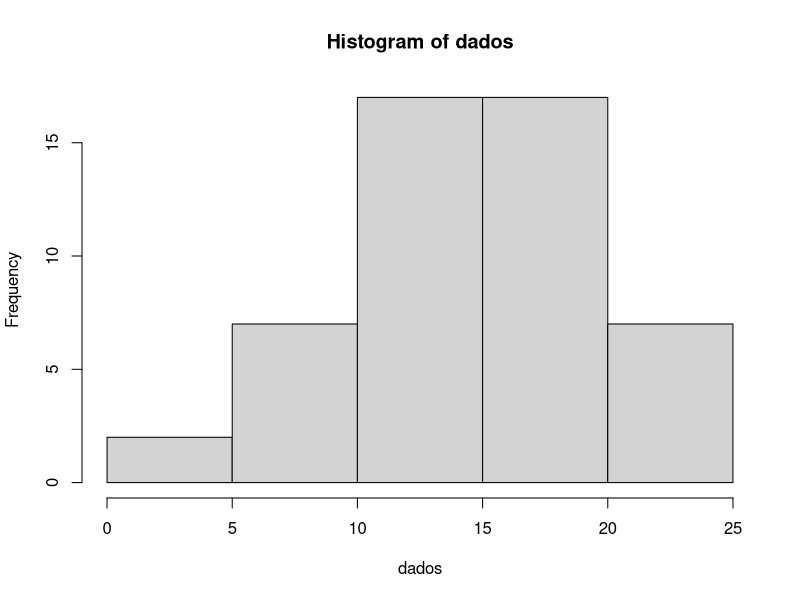
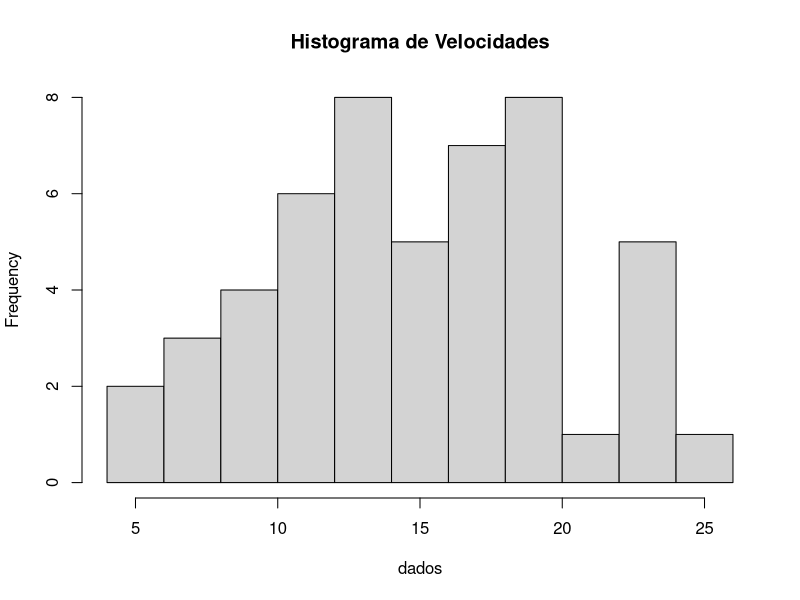
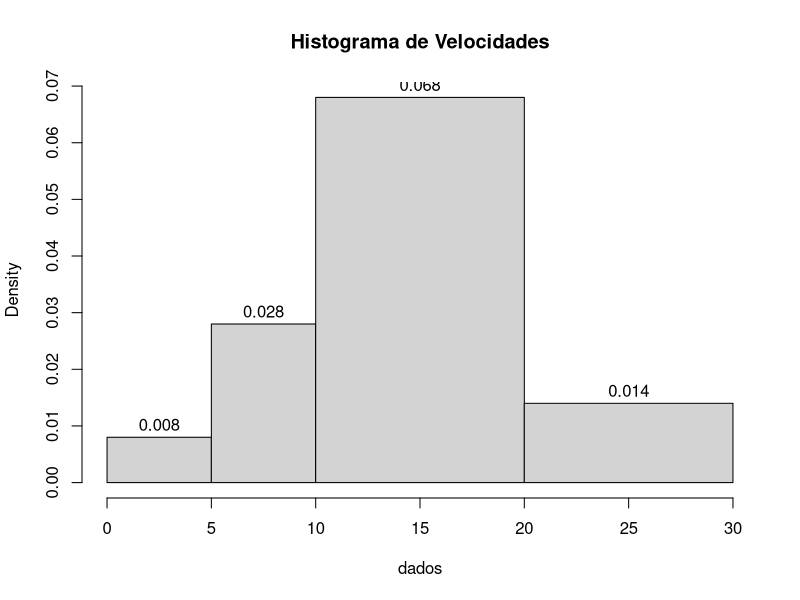
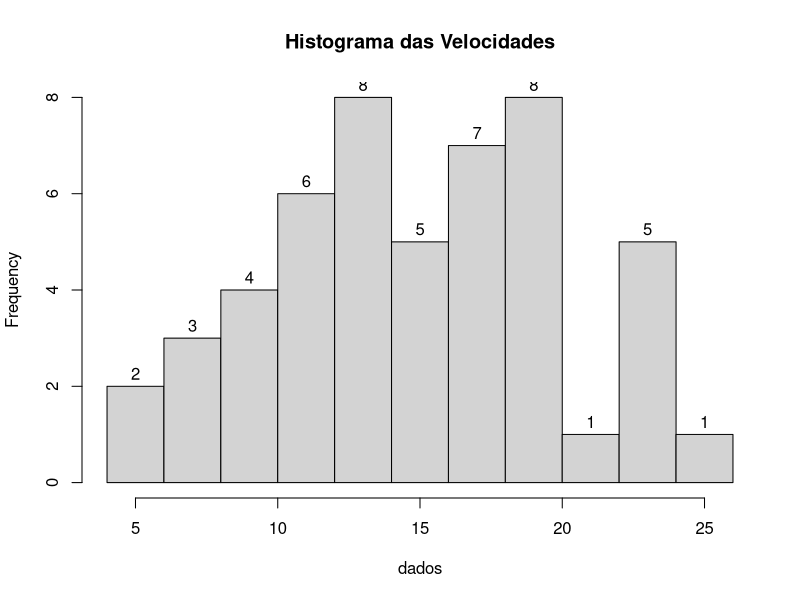
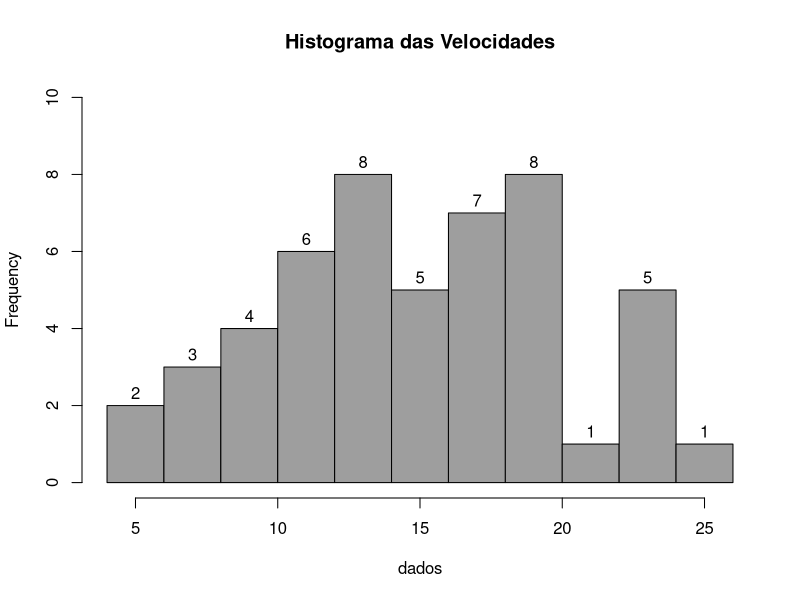
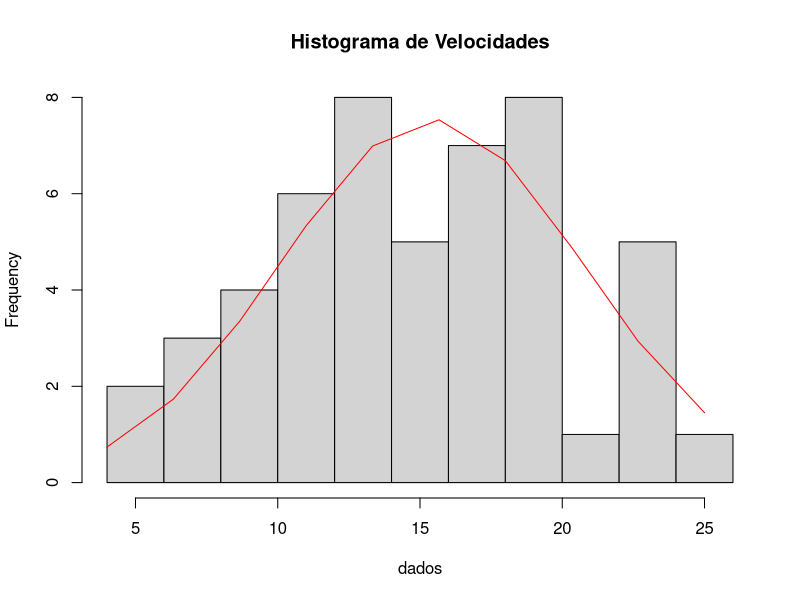
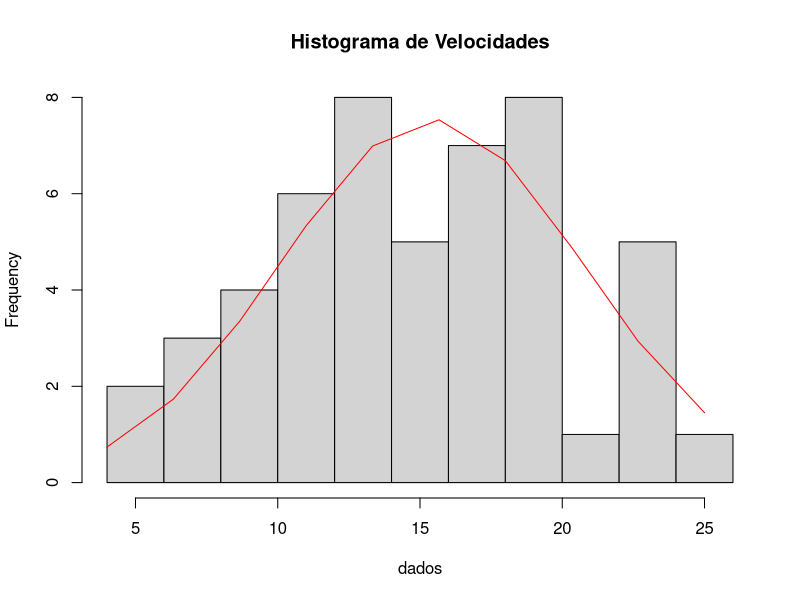

Recreate these plots in R, in order.
# Histogramas

# Configurando o diretório de trabalho
# Coloque entre aspas o diretório de trabalho que você está usando no seu computador
# Não use diretórios com espaço no nome
setwd("~/Cursos/DSA/FCD/BigDataRAzure/Cap04")

# Para saber qual diretório estou trabalhando
getwd()

# Lista de pacotes base carregados
search()

# Definindo os dados

?cars
View(cars)
dados = cars$speed


# Construindo um histograma
?hist
hist(dados)

## Histograma mostra a distribuição de frequência


# Conforme consta no help, o parâmetro breaks pode ser um dos itens abaixo:
# Um vetor para os pontos de quebra entre as células do histograma
# Uma função para calcular o vetor de breakpoints
# Um único número que representa o número de células para o histograma
# Uma cadeia de caracteres que nomeia um algoritmo para calcular o número de células 
# Uma função para calcular o número de células.

hist(dados, breaks = 10, main = "Histograma de Velocidades")
hist(dados, labels = T, breaks = c(0, 5, 10, 20, 30), main = "Histograma de Velocidades")
hist(dados, labels = T, breaks = 10, main = "Histograma das Velocidades")
hist(dados, labels = T, ylim = c(0,10), breaks = 10, main = "Histograma das Velocidades", col = 656 )

colors()



# Adicionando linhas ao histograma

grafico <- hist(dados, breaks = 10, main = "Histograma de Velocidades")

eixoX = seq(min(dados), max(dados), length = 10)
eixoY = dnorm(eixoX, mean = mean(dados), sd = sd(dados))
eixoY = eixoY*diff(grafico$mids)*length(dados)

lines(eixoX, eixoY, col = "red")
# Essa linha vermelha representa a Distribuição Normal(DN) dos dados.
# A distribuição normal mostra se os dados estão com Média = 0 e Desvio Padrão = 1

## Quando treinamos modelos de Machine Learnig, grande parte dos modelos esperam receber dados que estejam com uma Distribuição Normal.
## Se não tivermos os dados em uma DN, temos que transformar os dados em uma DN.


# Salvando o Histograma em png.

png("Grafico5_Histograma.png", width = 900, height = 900, res = 72)

grafico <- hist(dados, breaks = 10, main = "Histograma de Velocidades")

eixoX = seq(min(dados), max(dados), length = 10)
eixoY = dnorm(eixoX, mean = mean(dados), sd = sd(dados))
eixoY = eixoY*diff(grafico$mids)*length(dados)

lines(eixoX, eixoY, col = "red")

dev.off()

# Sair
q()
